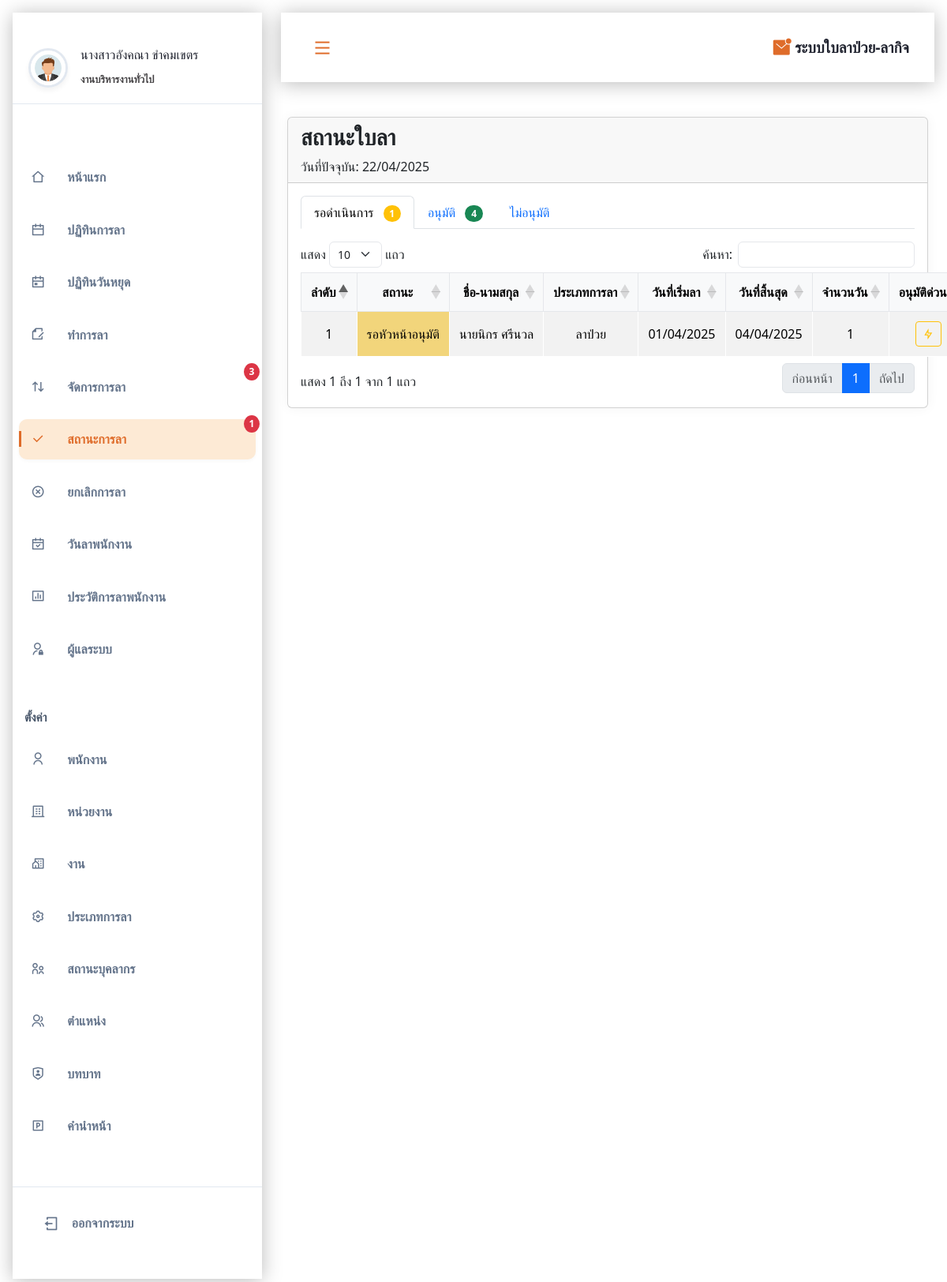
Screenshot of /admin/leavestatus.php (signed in) with the database file from the repository.
### tables this page shows
CREATE TABLE IF NOT EXISTS `leaves` (
  `leavesid` int NOT NULL AUTO_INCREMENT,
  `employeesid` int DEFAULT NULL,
  `leavetype` int DEFAULT NULL,
  `leavestart` date DEFAULT NULL,
  `leaveend` date DEFAULT NULL,
  `day` int DEFAULT NULL,
  `approver1` varchar(20) DEFAULT NULL,
  `approver2` varchar(20) DEFAULT NULL,
  `approver3` varchar(20) DEFAULT NULL,
  `leavestatus` varchar(50) DEFAULT NULL,
  `file` varchar(50) DEFAULT NULL,
  `note` varchar(50) DEFAULT NULL,
  PRIMARY KEY (`leavesid`),
  KEY `FK_leaves_employees` (`employeesid`),
  KEY `FK_leaves_leavetype` (`leavetype`),
  CONSTRAINT `FK_leaves_employees` FOREIGN KEY (`employeesid`) REFERENCES `employees` (`id`),
  CONSTRAINT `FK_leaves_leavetype` FOREIGN KEY (`leavetype`) REFERENCES `leavetype` (`leavetypeid`)
);

CREATE TABLE IF NOT EXISTS `leavetype` (
  `leavetypeid` int NOT NULL AUTO_INCREMENT,
  `leavetypename` varchar(100) DEFAULT NULL,
  `staffid` int NOT NULL,
  `leaveofyear` int NOT NULL,
  `stackleaveday` int NOT NULL,
  `workage` int NOT NULL,
  `workageday` int NOT NULL,
  `nameform` varchar(255) DEFAULT NULL,
  `minleaveday` int DEFAULT NULL,
  `workage_type` varchar(50) DEFAULT NULL,
  PRIMARY KEY (`leavetypeid`),
  KEY `staffid` (`staffid`),
  CONSTRAINT `leavetype_ibfk_1` FOREIGN KEY (`staffid`) REFERENCES `staffstatus` (`staffid`)
);

### admin/leavestatus.php (the view, shortened to what this page needs)
<!DOCTYPE html>
<html lang="en">
<head>
    <link rel="stylesheet" href="https://cdnjs.cloudflare.com/ajax/libs/remixicon/4.2.0/remixicon.css">
    <link rel="stylesheet" href="assets/css/styles.css">
    <link rel="stylesheet" href="https://cdn.datatables.net/responsive/2.4.1/css/responsive.bootstrap5.min.css">
    <link rel="stylesheet" href="https://cdn.datatables.net/1.13.7/css/dataTables.bootstrap5.min.css">
    <link rel="stylesheet" href="https://cdn.jsdelivr.net/npm/sweetalert2@11/dist/sweetalert2.min.css">
    <link rel="stylesheet" href="assets/css/table.css">
</head>
<body>
    <?php include('component/sidebar.php'); ?>
    <main class="main container3" id="main">
        <div class="card">
            <div class="card-header">
                <h3 class="card-title">สถานะใบลา</h3>
                <p class="card-text mt-2 mb-0">วันที่ปัจจุบัน: <?php echo $currentDate; ?></p>
            </div>
            <div class="card-body">
                <ul class="nav nav-tabs mb-3" id="leaveStatusTabs" role="tablist">
                    <li class="nav-item" role="presentation">
                        <button class="nav-link active" id="pending-tab" data-bs-toggle="tab" data-bs-target="#pending" type="button" role="tab">
                            รอดำเนินการ
                            <?php
                            $count_pending = mysqli_query($conn, "SELECT COUNT(*) as count FROM leaves WHERE leavestatus IN ('รอหัวหน้าอนุมัติ', 'รอรองผ.อ.นุมัติ', 'รอผ.อ.นุมัติ')");
                            $pending_num = mysqli_fetch_assoc($count_pending)['count'];
                            if ($pending_num > 0) {
                                echo '<span class="badge rounded-pill bg-warning ms-2">' . $pending_num . '</span>';
                            }
                            ?>
                        </button>
                    </li>
                    <li class="nav-item" role="presentation">
                        <button class="nav-link" id="approved-tab" data-bs-toggle="tab" data-bs-target="#approved" type="button" role="tab">
                            อนุมัติ
                            <?php
                            $count_approved = mysqli_query($conn, "SELECT COUNT(*) as count FROM leaves WHERE leavestatus = 'อนุมัติ'");
                            $approved_num = mysqli_fetch_assoc($count_approved)['count'];
                            if ($approved_num > 0) {
                                echo '<span class="badge rounded-pill bg-success ms-2">' . $approved_num . '</span>';
                            }
                            ?>
                        </button>
                    </li>
                    <li class="nav-item" role="presentation">
                        <button class="nav-link" id="rejected-tab" data-bs-toggle="tab" data-bs-target="#rejected" type="button" role="tab">
                            ไม่อนุมัติ
                        </button>
                    </li>
                </ul>
                <div class="tab-content" id="leaveStatusTabContent">
                    <div class="tab-pane fade show active" id="pending" role="tabpanel">
                        <table id="pendingTable" class="table table-striped table-bordered dt-responsive nowrap" style="width:100%">
                            <thead>
                                <tr>
                                    <th>ลำดับ</th>
                                    <th>สถานะ</th>
                                    <th>ชื่อ-นามสกุล</th>
                                    <th>ประเภทการลา</th>
                                    <th>วันที่เริ่มลา</th>
                                    <th>วันที่สิ้นสุด</th>
                                    <th>จำนวนวัน</th>
                                    <th>อนุมัติด่วน</th>
                                </tr>
                            </thead>
                            <tbody>
                                <?php
                                $sql_pending = "SELECT leaves.*, CONCAT(pr.prefixname, e.fname, ' ', e.lname) as fullname, leavetype.leavetypename
                                           FROM leaves
                                           LEFT JOIN employees e ON leaves.employeesid = e.id
                                           LEFT JOIN prefix pr ON e.prefix = pr.prefixid
                                           LEFT JOIN leavetype ON leaves.leavetype = leavetype.leavetypeid
                                           WHERE leaves.leavestatus IN ('รอหัวหน้าอนุมัติ', 'รอรองผ.อ.อนุมัติ', 'รอผ.อ.อนุมัติ')";
                                displayLeaveStatus($conn, $sql_pending);
                                ?>
                            </tbody>
                        </table>
                    </div>
                </div>
            </div>
<?php
function displayLeaveStatus($conn, $sql) {
    $result = mysqli_query($conn, $sql);
    $i = 1;
    while ($row = mysqli_fetch_assoc($result)) {
        ?>
        <tr>
            <td><?php echo $i++; ?></td>
            <td style="background-color: <?php
                switch ($row['leavestatus']) {
                    case 'รอหัวหน้าอนุมัติ':
                        echo '#FFE082; color: black';
                        break;
                    case 'อนุมัติ':
                        echo '#198754; color: white';
                        break;
                }
                ?>">
                <?php echo $row['leavestatus']; ?>
            </td>
            <td><?php echo $row['fullname']; ?></td>
            <td><?php echo $row['leavetypename']; ?></td>
            <td><?php echo date('d/m/Y', strtotime($row['leavestart'])); ?></td>
            <td><?php echo date('d/m/Y', strtotime($row['leaveend'])); ?></td>
            <td><?php
                $start = new DateTime($row['leavestart']);
                $end = new DateTime($row['leaveend']);
                $interval = new DateInterval('P1D');
                $daterange = new DatePeriod($start, $interval, $end->modify('+1 day'));
                $workdays = 0;
                $sql_holidays = "SELECT holidayday FROM holiday";
                $result_holidays = $conn->query($sql_holidays);
                $holidays = [];
                if ($result_holidays) {
                    while ($holiday = $result_holidays->fetch_assoc()) {
                        $holidays[] = $holiday['holidayday'];
                    }
                }
                foreach ($daterange as $date) {
                    if ($date->format('N') < 6 && !in_array($date->format('Y-m-d'), $holidays)) {
                        $workdays++;
                    }
                }
                echo $workdays;
                ?>
            </td>
            <td>
                <button class="btn btn-outline-warning btn-sm">
                    <i class="ri-flashlight-line"></i>
                </button>
            </td>
        </tr>
        <?php
    }
}
?>
</body>
</html>

### admin/assets/css/styles.css (style rules this page uses)
:root { --header-height: 3.5rem; --first-color: #df6c2a; --title-color: hsl(228, 18%, 16%); --text-color: hsl(300, 1%, 27%); --body-color: hsl(0, 0%, 100%); --shadow-color: hsla(0, 0%, 0%, 0.275); --body-font: "Poppins", sans-serif; --normal-font-size: 0.938rem; --smaller-font-size: 0.75rem; --tiny-font-size: 0.6rem; --font-regular: 400; --font-semi-bold: 600; --z-tooltip: 10; --z-fixed: 100; }
@media screen and (min-width: 1150px) { :root { --normal-font-size: 1rem; --smaller-font-size: 0.813rem; } }
* { box-sizing: border-box; padding: 0; margin: 0; text-decoration: none; }
body { font-family: var(--body-font); font-size: var(--normal-font-size); background-color: var(--body-color); color: var(--text-color); transition: background-color 0.4s; text-decoration: none; }
button { all: unset; }
.container3 { margin-inline: 1.5rem; }
.main { padding-top: 5rem; }
@media screen and (min-width: 1150px) { .main { padding-left: 340px; padding-top: 8rem; transition: padding 0.4s; } }

### admin/assets/css/table.css (style rules this page uses)
.card { background: #ffffff; border-radius: 15px; box-shadow: 0 0 15px rgba(0, 0, 0, 0.05); margin: 20px 0; }
.card-header { background: #ffffff; padding: 20px; border-bottom: 1px solid #e5e7eb; }
.card-title { color: #000000; margin: 0; font-weight: 600; }
.card-body { padding: 20px; }
.table { width: 100%; margin-bottom: 0; vertical-align: middle; border-color: #e5e7eb; background-color: #ffffff; text-align: center; }
.table thead th { background-color: #f8f9fa; color: #000000; font-weight: 600; padding: 12px; text-align: center !important; border: 1px solid #e5e7eb; vertical-align: middle; }
.table-bordered th, .table-bordered td { border: 1px solid #e5e7eb; background-color: #ffffff; }
.table tbody td { padding: 12px; color: #000000; vertical-align: middle; background-color: #ffffff; text-align: center; }
.table-striped tbody tr:nth-of-type(odd), .table-striped tbody tr:nth-of-type(even) { background-color: #ffffff; }
.table-bordered th, .table-bordered td { border: 1px solid #ffffff; background-color: #ffffff; }

### rows the page displays
leaves: leavestatus "รอหัวหน้าอนุมัติ", fullname "นายนิกร ศรีนวล", leavetype.leavetypename "ลาป่วย", leavestart "01/04/2025", leaveend "04/04/2025", workdays "1"

### other values shown
$userName "นางสาวอังคณา ขำคมเขตร"
$department "งานบริหารงานทั่วไป"
$pending_count "3"
$pending_count "1"
$pending_num "1"
$approved_num "4"
